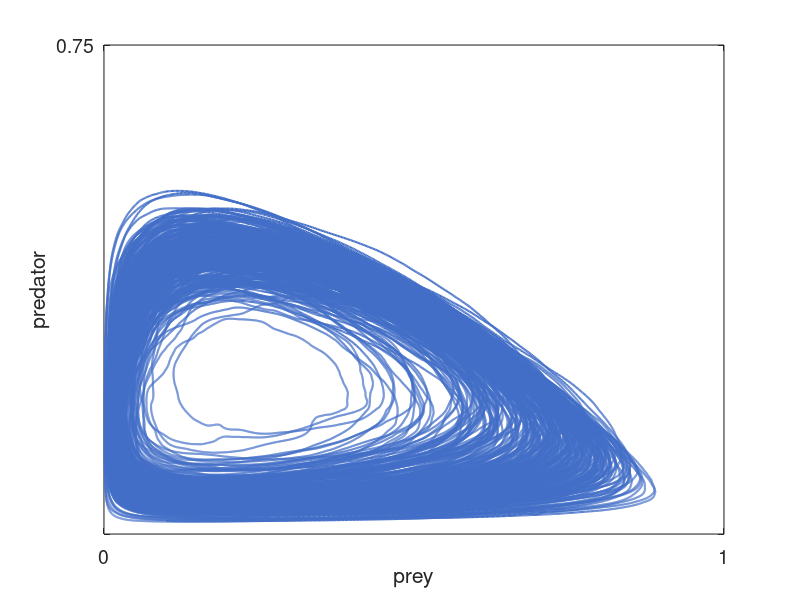

MATLAB code to generate this figure:
n = 500000; % number of iterations

% Initializing vectors
x = zeros(n,1);
y = zeros(n,1);
x(1,1) = 0.1;
y(1,1) = 0.02;

% Initializing tensor
data_tensor = zeros(n,2,20);



%testing purpose
T_track = zeros(n,1);
M_track = zeros(n,1);



r_bar = 1; k_bar = 1; a_bar = 2; h_bar = 0.35; b_bar = 0.5; m_bar = 0.35;
% baseline values
% a = 2; b = 0.5; k = 1 will not change


r = 1; k = 1; a = 2; h = 0.35; b = 0.5; m = 0.35;
%initialize parameters
dt = 0.01;
% time step
sqrt_dt = sqrt(dt);




dr = 0;
% noise of r
dh = 0;
% noise of h
gamma = 1;
% speed of adjustment to mean p bar
sigma = 0.1;
% sd of CIR process
% When sd is small, graphs are stable; when sd approaches to 0.3, it gets
% more and more unstable
% In the jpeg graph, we use sigma = 0.10




rng('default');
rng(1);
epsilon = randn(n,3); % epsilon ~ N(0,1)
% seeded random number generator







M = zeros(1,5);
for q = 1:5
    M(1,q) = 0.2 + 0.1 * (q-1);
end





H = k * (a*b - M) ./ (a*b +M);
% upper bound of h; Actual h shall not exceed such value

num_of_m = numel(M);


lb_h = 0.2;
% Suppose h is always greater than 0.2





figure;




x(1,1) = 0.1;
y(1,1) = 0.02;

curr_tensor = zeros(n,2);

curr_tensor(1,1) = x(1,1);
curr_tensor(1,2) = y(1,1);

for i = 2:n
    currx = x(i-1,1); curry = y(i-1,1);

    dr = gamma * (r_bar - r) * dt + sigma * sqrt(r) * epsilon(i,1) * sqrt_dt;
    r = r + dr;
    dh = gamma * (h_bar - h) * dt + sigma * sqrt(h) * epsilon(i,2) * sqrt_dt;
    h = h + dh;
    dm = gamma * (m_bar - m) * dt + sigma * sqrt(m) * epsilon(i,3) * sqrt_dt;
    m = m + dm;


    x(i,1) = (r * currx * (1 - currx/k) - a * currx * curry / (currx + h)) * dt + currx;
    y(i,1) = (a*b*currx*curry / (currx + h) - m*curry)*dt + curry;
    
    curr_tensor(i,1) = x(i,1);
    curr_tensor(i,2) = y(i,1);

    if i < 1000 
        disp(curr_tensor(i,:));
    end

    
end

baseline_tensor = [x, y]; % Use in global environment




plot(x(:,1), y(:,1), 'LineWidth', 1.5); % Make line thicker
set(gca, 'FontSize', 14); % Increase font size for readability
grid on;

% Limit the number of ticks on the axes
set(gca, 'XTick', [0, 1]);
set(gca, 'YTick', [0, 0.75]);
set(gca, 'YLim', [min(get(gca, 'YLim')) 0.75]); % Ensure the Y axis limit includes 1



% Set YTickLabels
set(gca, 'YTickLabel', {'', '0.75'});

% Label axes
xlabel('prey'); % Replace with your actual x-axis label
ylabel('predator'); % Replace with your actual y-axis label

% Change default color of the line
% Here, 'Color' is set to red. Replace '[1 0 0]' with your desired RGB value.
% For example, '[0 0 1]' for blue, '[0 1 0]' for green, etc.

RGB = [0.26, 0.43, 0.78]; % Dark blue-gray

set(findall(gca, 'Type', 'Line'), 'Color', RGB);

% Save the figure
print('MyFigure','-dsvg');
